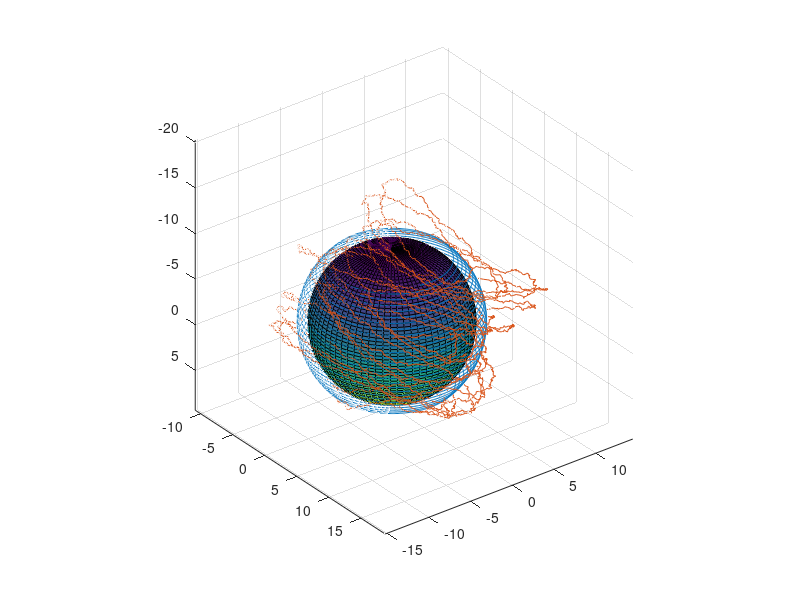

MATLAB code to generate this figure:
function make_data_sphere()
% Absolute measurements

focal_length = 526;
img_height = 344;
img_width = 472;

r = 8;
rv = r+1;

psi = pi;

angle = 40;
theta = angle*pi/180;

[X, Y, Z] = sphere(70);
X = X*r;
Y = Y*r;
Z = Z*r;

dtheta = 0.01*pi/180;
dpsi = 1*pi/180;

pose = [];
measurement = [];

while(theta < (180-angle)*pi/180)
    x = rv*sin(theta)*cos(psi);
    y = rv*sin(theta)*sin(psi);
    z = rv*cos(theta);
    v_phi = 0;
    v_theta = 0;
    v_psi = psi+pi;
    cur_pose = [x;y;z;v_phi;v_theta;v_psi];
    cur_T = state2T(cur_pose);
    cur_R = cur_T(1:3,1:3);
    
    theta2 = acos(rv/r*cos(theta));
    
    norm_dir = [sin(theta2)*cos(psi);...
                sin(theta2)*sin(psi);...
                cos(theta2)];
    point = norm_dir * r;
    
    meas_norm = cur_R'*norm_dir;
    meas_pt = pt_transform(invT(cur_T), point);
    meas_d = -meas_norm'*meas_pt;
    cur_meas = [meas_norm ; meas_d];
%     
%     figure(1);
%     surf(X,Y,Z);
%     hold on;    
%     scatter3(point(1),point(2),point(3),'filled');
%     DrawCam(focal_length, img_height, img_width, cur_pose,0.5, 'r'); 
%     draw_plane(cur_pose, focal_length, img_height, img_width, cur_meas);
%     hold off;
%     set(gca,'YDir','reverse');
%     set(gca,'ZDir','reverse');
%     axis equal;
% 
%     figure(2);
%     scatter3(0,0,0);
%     hold on;
%     DrawCam(focal_length, img_height, img_width, zeros(6,1),0.5, 'r'); 
%     draw_plane(zeros(6,1), focal_length, img_height, img_width, cur_meas);
%     hold off;
%     set(gca,'YDir','reverse');
%     set(gca,'ZDir','reverse');
%     axis equal;
%     drawnow;

    pose = [pose cur_pose];
    measurement = [measurement cur_meas];

    theta = theta+dtheta;
    psi = psi+dpsi;

end

delta_pose = zeros(6, size(pose,2)-1);
delta_pose_noise = zeros(6, size(pose,2)-1);


position_noise = 0.005;
rotation_noise = 0.002*pi/180;
meas_normal_noise = 0.02;
meas_dist_noise = 0.02;

pose_n = zeros(6,size(pose,2));
measurement_n = zeros(6, size(measurement,2));

pose_n(:,1) = pose(:,1);
measurement_n = measurement + [randn(3,size(measurement,2))*sqrt(meas_normal_noise);...
                               randn(1,size(measurement,2))*sqrt(meas_dist_noise)];

measurement_n(1:3,:) = measurement_n(1:3,:)./(sqrt(sum(measurement_n(1:3,:).^2)));
                           
                           
for i = 1:size(pose,2)-1
    T1 = state2T(pose(:,i));
    T2 = state2T(pose(:,i+1));
    T12 = invT(T1)*T2;
    
    d_state = T2state(T12);
    delta_pose(:,i) = d_state;
    
    d_state_n = [randn(3,1)*sqrt(position_noise);...
                 randn(3,1)*sqrt(rotation_noise)];
             
    delta_pose_noise(:,i) = delta_pose(:,i) + d_state_n;
    
                                      
    T1n = state2T(pose_n(:,i));
    T12n = state2T(delta_pose_noise(:,i));
    T2n = T1n*T12n;
    pose_n(:,i+1) = T2state(T2n);
end

figure(3);
surf(X,Y,Z);
hold on;
plot3(pose(1,:), pose(2,:), pose(3,:));
plot3(pose_n(1,:), pose_n(2,:), pose_n(3,:));
hold off;
set(gca,'YDir','reverse');
set(gca,'ZDir','reverse');
axis equal;


end

function pt2 = pt_transform(T, pt)
    temp = [pt; ones(1, size(pt,2))];
    pt2 = T*temp;
    pt2 = pt2(1:3,:);
end

function T = state2T(State)
    x = State(1);
    y = State(2);
    z = State(3);
    roll = State(4);
    pitch = State(5);
    yaw = State(6);
    
    R = rpy2R(roll, pitch, yaw);
    T = [R [x,y,z]';...
         0, 0, 0, 1];
end

function iT = invT(T)
R = T(1:3,1:3);

iT = [R', -R'*T(1:3,4);
      0, 0, 0, 1];
end

function state = T2state(T)
    R = T(1:3,1:3);
    theta = -asin(R(3,1));
    phi = atan2(R(3,2)/cos(theta), R(3,3)/cos(theta));
    psi = atan2(R(2,1)/cos(theta), R(1,1)/cos(theta));
    state = [T(1:3,4) ; phi; theta; psi];
end

function R = rpy2R(r, p, y)

    R_y = [cos(y),  -sin(y), 0;...
           sin(y),   cos(y), 0;...
           0,        0,      1];
       
    R_p = [cos(p),   0,      sin(p);...
           0,        1,      0;...
           -sin(p)   0,      cos(p)];
    
    R_r = [1,        0,      0;...
           0,        cos(r), -sin(r);...
           0,        sin(r), cos(r)];
       
    R = R_y*R_p*R_r;
end


function DrawCam(focalL,ImgH,ImgW,state,L,Color)
Origin=[0;0.00;0];

Depth = L;
Height = L*ImgH/(2*focalL);
Width = L*ImgW/(2*focalL);

P1=[Depth;-Width;-Height];
P2=[Depth;-Width;Height];
P3=[Depth;Width;-Height];
P4=[Depth;Width;Height];

Rroll = [1 0 0;0 cos(state(4)),sin(state(4));0,-sin(state(4)),cos(state(4))];
Rpitch = [cos(state(5)),0,-sin(state(5));0,1,0;sin(state(5)),0,cos(state(5))];
Ryaw = [cos(state(6)),sin(state(6)),0;-sin(state(6)),cos(state(6)),0;0,0,1];
R=Rroll*Rpitch*Ryaw;
P1=P1'*R;
P2=P2'*R;
P3=P3'*R;
P4=P4'*R;

plot3([Origin(1)+state(1);Origin(1)+state(1)+P1(1)],[Origin(2)+state(2);Origin(2)+state(2)+P1(2)],[Origin(3)+state(3);Origin(3)+state(3)+P1(3)],Color,'LineWidth',1.5);
plot3([Origin(1)+state(1);Origin(1)+state(1)+P2(1)],[Origin(2)+state(2);Origin(2)+state(2)+P2(2)],[Origin(3)+state(3);Origin(3)+state(3)+P2(3)],Color,'LineWidth',1.5);
plot3([Origin(1)+state(1);Origin(1)+state(1)+P3(1)],[Origin(2)+state(2);Origin(2)+state(2)+P3(2)],[Origin(3)+state(3);Origin(3)+state(3)+P3(3)],Color,'LineWidth',1.5);
plot3([Origin(1)+state(1);Origin(1)+state(1)+P4(1)],[Origin(2)+state(2);Origin(2)+state(2)+P4(2)],[Origin(3)+state(3);Origin(3)+state(3)+P4(3)],Color,'LineWidth',1.5);
plot3([Origin(1)+state(1)+P1(1);Origin(1)+state(1)+P2(1);Origin(1)+state(1)+P4(1);Origin(1)+state(1)+P3(1);Origin(1)+state(1)+P1(1)],...
    [Origin(2)+state(2)+P1(2);Origin(2)+state(2)+P2(2);Origin(2)+state(2)+P4(2);Origin(2)+state(2)+P3(2);Origin(2)+state(2)+P1(2)],...
    [Origin(3)+state(3)+P1(3);Origin(3)+state(3)+P2(3);Origin(3)+state(3)+P4(3);Origin(3)+state(3)+P3(3);Origin(3)+state(3)+P1(3)],Color,'LineWidth',1.5);
end

function draw_plane(state, focal_length, img_height, img_width, plane_model)
T = state2T(state);

V1 = [focal_length; img_width/2; -img_height/2];
V2 = [focal_length; img_width/2; img_height/2];
V3 = [focal_length; -img_width/2; img_height/2];
V4 = [focal_length; -img_width/2; -img_height/2];

t1 = -plane_model(4)/(V1'*plane_model(1:3,1));
t2 = -plane_model(4)/(V2'*plane_model(1:3,1));
t3 = -plane_model(4)/(V3'*plane_model(1:3,1));
t4 = -plane_model(4)/(V4'*plane_model(1:3,1));

P1 = V1*t1;
P2 = V2*t2;
P3 = V3*t3;
P4 = V4*t4;

P1 = pt_transform(T, P1);
P2 = pt_transform(T, P2);
P3 = pt_transform(T, P3);
P4 = pt_transform(T, P4);

Ps = [P1 P2 P3 P4 P1];

plot3(Ps(1,:), Ps(2,:), Ps(3,:),'r','linewidth',2);

end

function draw_circle(surfel_p, surfel_n, surfel_r, surfel_c)
% surfel_p : Surfel center position
% surfel_n : Surfel normal direction
% surfel_r : Surfel radius
% surfel_c : Surfel color (if needed)

t = 0:0.1:2*pi;
z = zeros(size(t,2), 1);
x = surfel_r*cos(t');
y = surfel_r*sin(t');

a = [0;0;1];
b = surfel_n;
v = vx(a)*b;
s = sqrt(v'*v);
c = a'*b;
R2 = eye(3) + vx(v) + vx(v)*vx(v)*(1-c)/(s^2);

[R, ~] = calculate_quaternion([0;0;1], surfel_n);
T = [R surfel_p;0 0 0 1];
X = [x';y';z'; ones(1, size(x,1))];
X2 = T*X;
X2 = X2(1:3,:);
X2 = [X2 X2(:,1)];

fill3(X2(1,:), X2(2,:), X2(3,:), surfel_c);
plot3(X2(1,:), X2(2,:), X2(3,:));
end

function M = vx(vec)
    vec = vec/sqrt((vec'*vec));
    v1 = vec(1);
    v2 = vec(2);
    v3 = vec(3);
    M = [0 -v3 v2;...
         v3 0 -v1;...
         -v2 v1 0];
end

function [R, q] = calculate_quaternion(v1, v2)
    v3 = cross(v1,v2);
    if(norm(v3)==0)
        R = eye(3);
        q = 0;
    else
        v3 = v3/norm(v3);
        theta = acos((v1'*v2)/(norm(v1)*norm(v2)));
        etha = cos(theta/2);
        epsilon = v3*sin(theta/2);
        q = [etha; epsilon];
        R = quat2rotm(q');
    end
end
